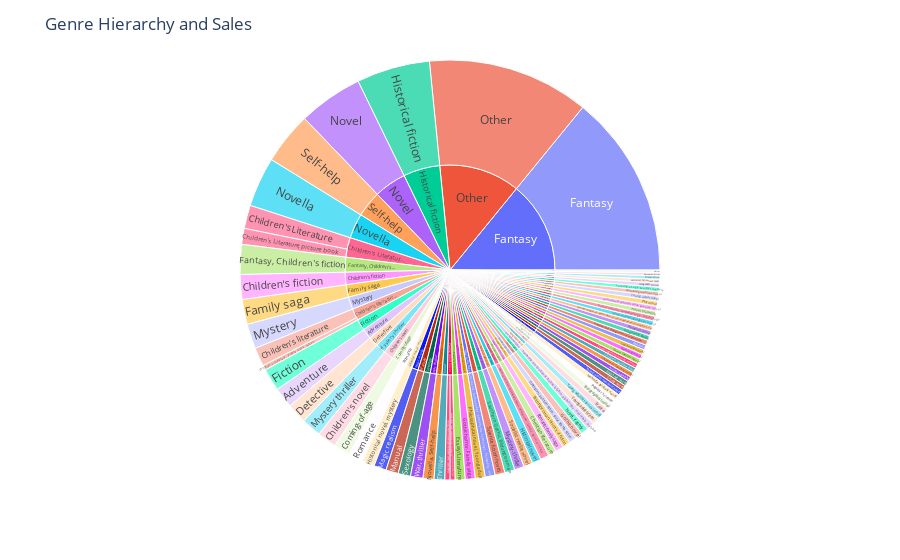

The notebook cell this image was saved under:
### Code cell
# Create an interactive sunburst chart of genre hierarchy
fig = px.sunburst(df, path=['Truncated Genre', 'Genre'], values='Approximate sales in millions')
fig.update_layout(title='Genre Hierarchy and Sales')
fig.show()

### Figure 1 — Plotly figure (JSON) as saved in the notebook; plotly's stock layout.template omitted (floating-point values rounded to 4 significant figures; data arrays with more than 128 entries replaced by an {"elided": "..."} marker saying what was removed)
{"data": [{"branchvalues": "total", "domain": {"x": [0, 1], "y": [0, 1]}, "hovertemplate": "labels=%{label}<br>Approximate sales in millions=%{value}<br>parent=%{parent}<br>id=%{id}<extra></extra>", "ids": {"elided": "159 str values"}, "labels": {"elided": "159 str values"}, "name": "", "parents": {"elided": "159 str values"}, "type": "sunburst", "values": {"elided": "159 float values"}}], "layout": {"legend": {"tracegroupgap": 0}, "margin": {"t": 60}, "title": {"text": "Genre Hierarchy and Sales"}}}
